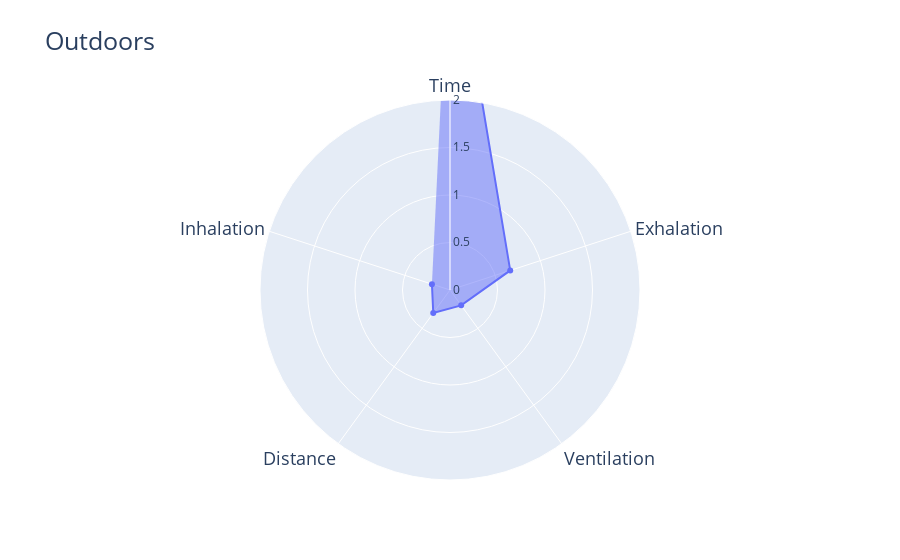

Notebook code cell kept with this figure:
### Code cell
r={ 'Time':exposure_time_risk,
    'Exhalation':exhalation_risk,
    'Ventilation':0.2,
    'Distance':0.3,   
    'Inhalation':0.2}

chart = risk_assessment_chart(r, "Outdoors")
chart.show()

### Figure 1 — Plotly figure (JSON) as saved in the notebook; plotly's stock layout.template omitted (floating-point values rounded to 4 significant figures)
{"data": [{"fill": "toself", "r": [4, 0.6667, 0.2, 0.3, 0.2], "theta": ["Time", "Exhalation", "Ventilation", "Distance", "Inhalation"], "type": "scatterpolar"}], "layout": {"font": {"size": 18}, "polar": {"angularaxis": {"direction": "clockwise"}, "radialaxis": {"angle": 90, "range": [0, 2], "tickangle": 90, "tickfont": {"size": 12}, "visible": true}}, "showlegend": false, "title": {"text": "Outdoors"}}}
